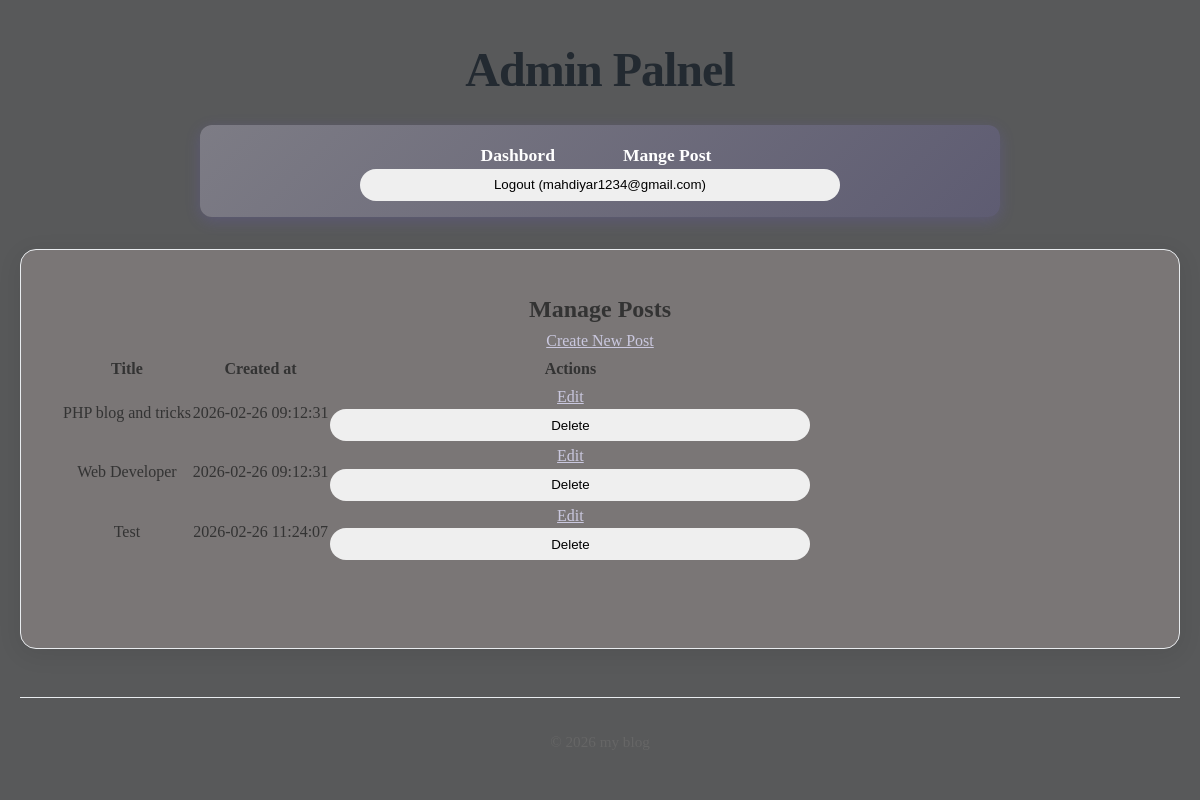
The page /admin/posts (signed in) on the database as committed earlier.
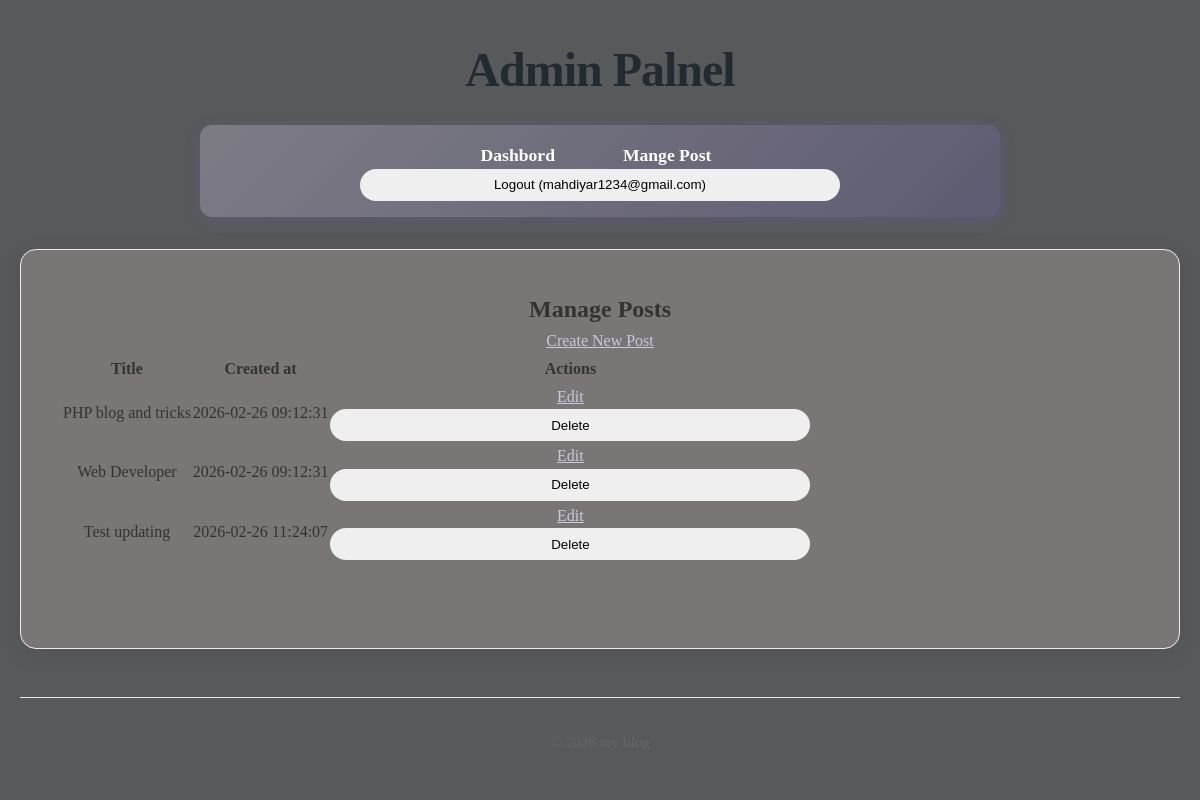
The same page on the database as committed later.
### tables this page shows
CREATE TABLE posts(
    id INTEGER PRIMARY KEY AUTOINCREMENT,
    title TEXT NOT NULL,
    content TEXT NOT NULL,
    views INTEGER DEFAULT 0,
    user_id INTEGER NOT NULL,
    created_at DATETIME DEFAULT CURRENT_TIMESTAMP,
    FOREIGN KEY (user_id) REFERENCES users (id)
);

### core/View.php (called while the page is built, shortened)
<?php
class View{
    protected static $globals = [];
    public static function share(string $key , mixed $value): void{
        static::$globals[$key] = $value;
    }
    public static function render(string $template , array $data = [] , $layout = null): string{
        $data = [...static::$globals , ...$data];
        $content = static::renderTemplate($template, $data);
        return static::renderLayout($layout , $data, $content);
    }
    protected static function renderTemplate(string $template , array $data): string{
        extract($data);
        $path = dirname(__DIR__) . "/app/Views/$template.php";
        require $path;
        return ob_get_clean();
    }
     protected static function renderLayout(?string $template , array $data, string $content):string{
        return ob_get_clean();
    }
}

### app/Controllers/Admin/PostController.php (called while the page is built, shortened)
<?php
class PostController{
    public function index(){
        return View::render(
            'admin/post/index',
            ['posts' => Post::all()],
            'layouts/admin'
        );
    }
}

### core/Router.php (called while the page is built, shortened)
<?php
class Router{
    protected array $routes = [];
    protected array $globalMiddleware = [];
    protected array $routeMiddleware = [];
    public function add(string $method ,string $uri ,string $controller , array $middlewares = []): void{
        $this->routes[] = [
            'method' => $method,
            'uri' => $uri,
            'controller' => $controller,
            'middlewares' => $middlewares
        ];
    }
    public function addGlobalMiddleware(string $middleware):void {
        $this->globalMiddleware[] = $middleware;
    }
    public function addRouteMiddleware(string $name,string $middleware):void {
        $this->routeMiddleware[$name] = $middleware;
    }
    public function dispatch(string $uri ,string $method){
        $route = $this->findRoute($uri , $method);
        $middlewares = [
            ...$this->globalMiddleware,
            ...array_map(fn($name)=>$this->routeMiddleware[$name],$route['middlewares'])
        ];
       return $this->runMiddleware(
        $middlewares,
        function () use ($route) {
            [$controller , $action] = explode('@' , $route['controller']);
            return $this->callAction($controller , $action , $route['params']);
        }
       );
    }
    protected function runMiddleware(array $middlewares , callable $target): mixed{
        $next = $target;
        foreach(array_reverse($middlewares) as $middleware){
            $next = function() use ($middleware , $next){
                error_log("Middle ware : running $middleware");
                return (new $middleware)->handle($next);
            };
        }
        return $next();
    }
    protected function findRoute(string $uri , string $method): ?array{
        foreach($this->routes as $route){
            $params = $this->matchRoute($route['uri'] , $uri);
            if($params !== null && $route['method'] === $method){
                return [...$route , 'params' => $params];
            }
        }
        return null;
    }
    protected function matchRoute(string $routeUri,string $requestUri): ?array{
        $routeSegments = explode('/', trim($routeUri,'/'));
        $requestSegments = explode('/', trim($requestUri,'/'));
        if(count($routeSegments) !== count($requestSegments)){
            return null;
        }
        $params = [];
        foreach($routeSegments as $index => $routeSegment){
            if(str_starts_with($routeSegment,'{') && str_ends_with($routeSegment,'}')){
                $params[trim($routeSegment,'{}')] = $requestSegments[$index];
            }elseif($routeSegment !== $requestSegments[$index]){
                return null;
            }
        }
        return $params;
    }
    protected function callAction(string $controller,string $action,array $params): string{
        return (new $controller)->$action(... $params);
    }
}

### app/Middlewares/Auth.php (called while the page is built, shortened)
<?php
class Auth implements MiddleWare{
    public function handle(callable $next){
      $user = ServicesAuth::user();
      return $next();
    }
}

### app/Middlewares/CSRF.php (called while the page is built, shortened)
<?php
class CSRF implements MiddleWare{
    public function handle(callable $next){
      return $next();
    }
}

### app/Middlewares/View.php (called while the page is built, shortened)
<?php
class View implements MiddleWare{
    public function handle(callable $next){
      return $next();
    }
}

### core/DataBase.php (called while the page is built, shortened)
<?php
class DataBase{
    protected $pdo;
    public function __construct(array $config){
        try {
            $dsn = $this->createDsn($config);
            $username = $config['username'] ?? null;
            $password = $config['password'] ?? null;
            $options = $config['options'] ?? null;
            $this->pdo = new PDO($dsn , $username , $password , $options);
            $this->pdo->setAttribute(PDO::ATTR_ERRMODE,PDO::ERRMODE_EXCEPTION);
        } catch (PDOException $e) {
            throw new Exception("Could not connect to the database:" . $e);
        }
    }
    protected function createDsn(array $config): string{
        $driver = $config['driver'];
        $dbname = $config['dbname'];
        return match ($driver) {
            'sqlite' => "sqlite:$dbname",
            default => throw new Exception("Unsupported database driver: $driver") ,
        };
    }
    public function query(string $sql, array $params = []): PDOStatement{
        $stmt = $this->pdo->prepare($sql);
        $stmt->execute($params);
        return $stmt;
    }
    public function fetchAll(string $sql,array $params = [], ?string $classname = null): array{
        $stmt = $this->query($sql,$params);
        return $classname ? $stmt->fetchAll(PDO::FETCH_CLASS , $classname) : $stmt->fetchAll(PDO::FETCH_ASSOC);
    }
    public function fetch(string $query, array $params = [], ?string $class = null)
{
    $stmt = $this->query($query, $params);
    if ($class) {
        $result = $stmt->fetchObject($class);
        return $result === false ? null : $result;
    }
    $result = $stmt->fetch(PDO::FETCH_ASSOC);
    return $result === false ? null : $result;
}
}

### core/Model.php (called while the page is built, shortened)
<?php
abstract class Model{
    protected static string $table;
    public static function all(): array{
        $db = App::get('database');
        return $db->fetchAll("SELECT * FROM " . static::$table , [] , static::class);
    }
    public static function find(mixed $id): ?static
{
    $db = App::get('database');
    $result = $db->fetch(
        "SELECT * FROM " . static::$table . " WHERE id = ?",
        [$id],
        static::class
    );
    return $result;
}
}

### app/Services/Auth.php (called while the page is built, shortened)
<?php
class Auth{
    protected static $user = null;
    public static function user(): ?User{
        if(static::$user === null){
            $userId = $_SESSION['user_id'] ?? null;
            static::$user =  $userId ? User::find($userId) : RememberMe::user();
        }
        return static::$user;
    }
}

### app/Services/CSRF.php (called while the page is built, shortened)
<?php
class CSRF {
    public static function verify(?string $token = null): bool{
        $method = $_SERVER['REQUEST_METHOD'];
        if(in_array($method, ['GET','HEAD','OPTIONS'])){
            return true;
        }
        return false;
    }
}

### app/Services/Authorization.php (called while the page is built, shortened)
<?php
class Authorization{
    public static function check(string $action, mixed $resource = null): bool{
        $user = Auth::user();
        return match($action){
          'dashboard' => in_array($user->role, ['admin', 'superAdmin']),
          'edit_post' => $resource instanceof Post && (($user->id === $resource->user_id) || in_array($user->role, ['admin', 'superAdmin'])),
          'delete_post' => $resource instanceof Post && (($user->id === $resource->user_id) || in_array($user->role, ['admin', 'superAdmin'])),
          'comment' => true,
          'create_post' => true,
          default => false
};
    }
}

### bootstrap.php (called while the page is built, shortened)
<?php
View::share('user', Auth::user());

### core/App.php (called while the page is built, shortened)
<?php
class App{
    protected static $container = [];
    public static function bind(string $key, mixed $value): void{
        static::$container[$key] = $value;
    }
    public static function get(string $key): mixed{
        return static::$container[$key];
    }
}

### app/Views/admin/post/index.php (the view, shortened to what the changed rows need)
<h2>Manage Posts</h2>
<table>
    <thead>
        <tr>
            <th>Title</th>
            <th>Created at</th>
            <th>Actions</th>
        </tr>
    </thead>
    <tbody>
        <?php foreach($posts as $post): ?>
            <tr>
                <td><?= htmlspecialchars($post->title); ?></td>
                <td><?= $post->created_at ?></td>
                <td>
                    <a href="/admin/posts/<?= $post->id ?>/edit">Edit</a>
                    <form action="/admin/posts/<?= $post->id ?>/delete" method="POST">
                        <button class="delete" type="submit" onclick="return confirm('Are oyou sure delete the post?')">Delete</button>
                    </form>
                </td>
            </tr>
        <?php endforeach; ?>
    </tbody>
</table>

Rows that differ between the two databases and show on the page:
changed posts: title "Test" → "Test updating"
